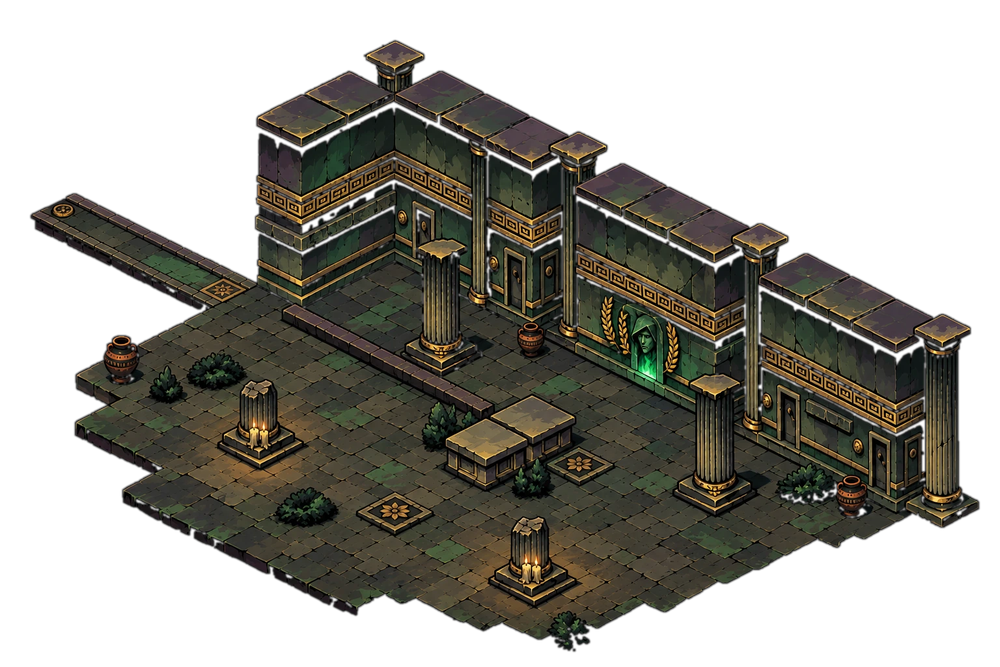
#> input picture assets/rooms/altar_01.png, 1000 x 667 px, shrunk from 1536 x 1024 before the run
$ python guide_lines.py ../../assets/rooms/altar_01.png
#> lines starting #> are read from the running program, lines starting #| are printed output that depends on the picture; after the words box and inside, x2 and y2 are one past the last pixel; in counts of white or black regions, pixels touching at a corner belong together
"""Line-art copy of a paint guide (black lines on white), for SOL to follow.

    python3 tools/rooms/guide_lines.py docs/paint_guides/NAME_guide.png

writes NAME_lines.png next to it.
"""
import sys

import numpy as np
from PIL import Image, ImageFilter, ImageOps

src = sys.argv[1]
a = np.asarray(Image.open(src).convert("L").filter(ImageFilter.GaussianBlur(0.8))).astype(float)
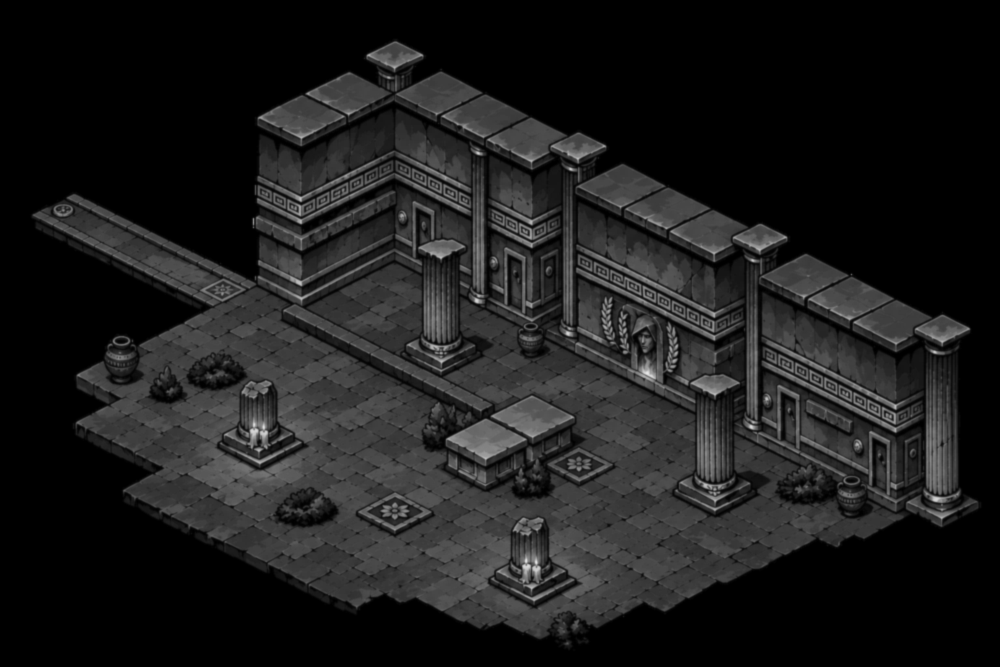
#> a: shape (667, 1000) float64; min 0, max 230, mean 28.7
gx = np.zeros_like(a)
gy = np.zeros_like(a)
gx[:, 1:-1] = a[:, 2:] - a[:, :-2]
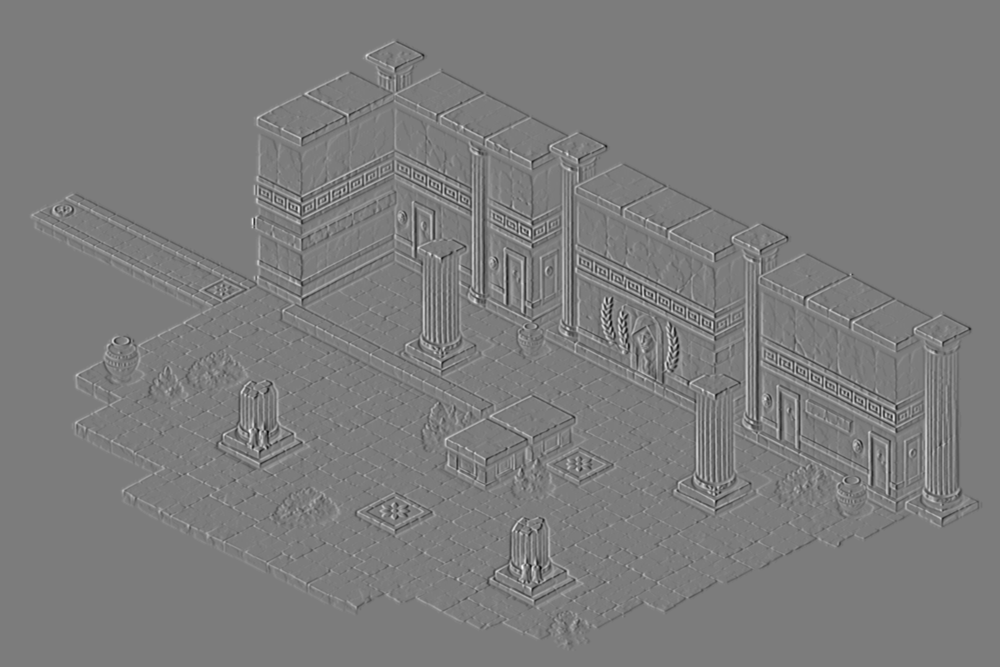
#> gx: shape (667, 1000) float64; min -144, max 150, mean 0; drawn with min black and max white
gy[1:-1, :] = a[2:, :] - a[:-2, :]
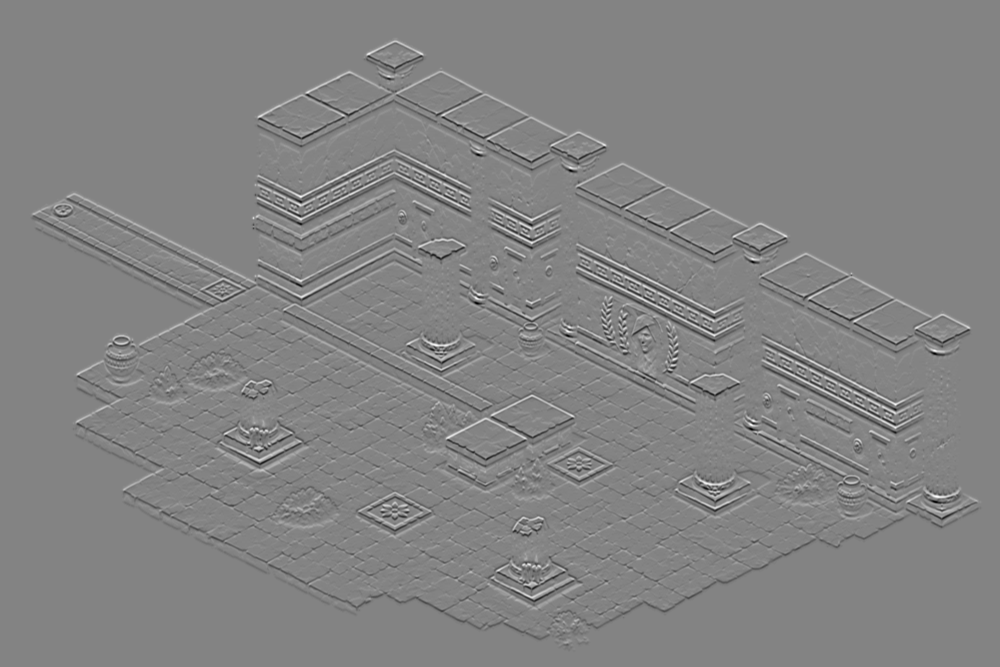
#> gy: shape (667, 1000) float64; min -156, max 147, mean 0; drawn with min black and max white
lines = Image.fromarray(((np.hypot(gx, gy) > 18) * 255).astype(np.uint8)).filter(ImageFilter.MaxFilter(3))
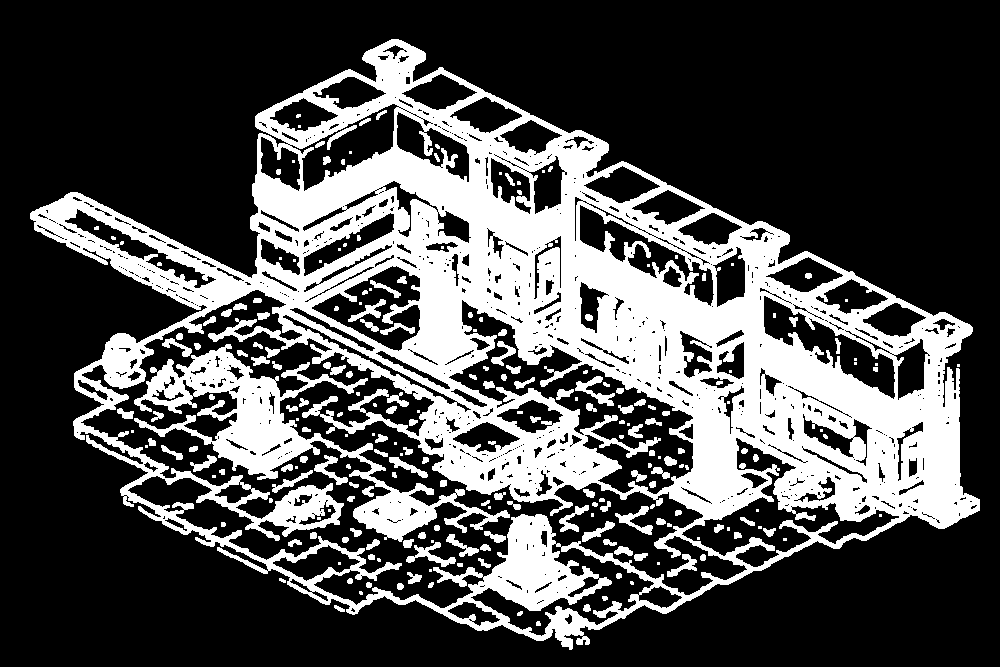
#> lines: PIL image 1000x667 L; 30.2% white; 231 white regions (76 under 20 px), largest, box (x1, y1, x2, y2) and area: (30, 39, 980, 650) 174355, (134, 344, 510, 542) 14704, (406, 542, 456, 567) 413
dst = src.replace("_guide.png", "_lines.png")
ImageOps.invert(lines).save(dst)
print("wrote", dst)

$ run again, on assets/rooms/arena_jade.png
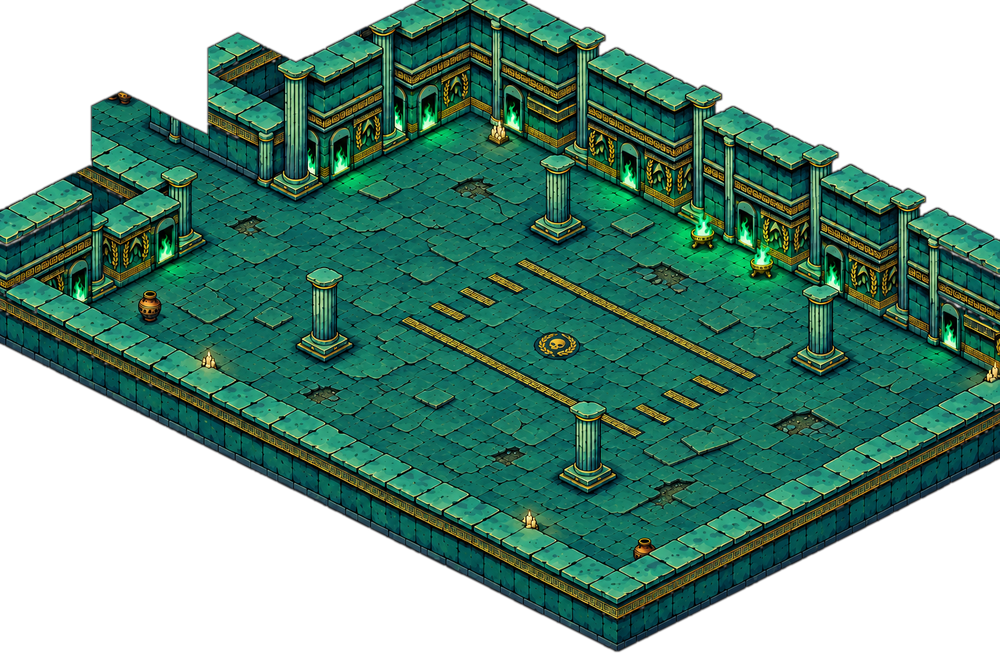
#> input picture assets/rooms/arena_jade.png, 1000 x 667 px, shrunk from 1536 x 1024 before the run
#> `gy[1:-1, :] = a[2:, :] - a[:-2, :]`:
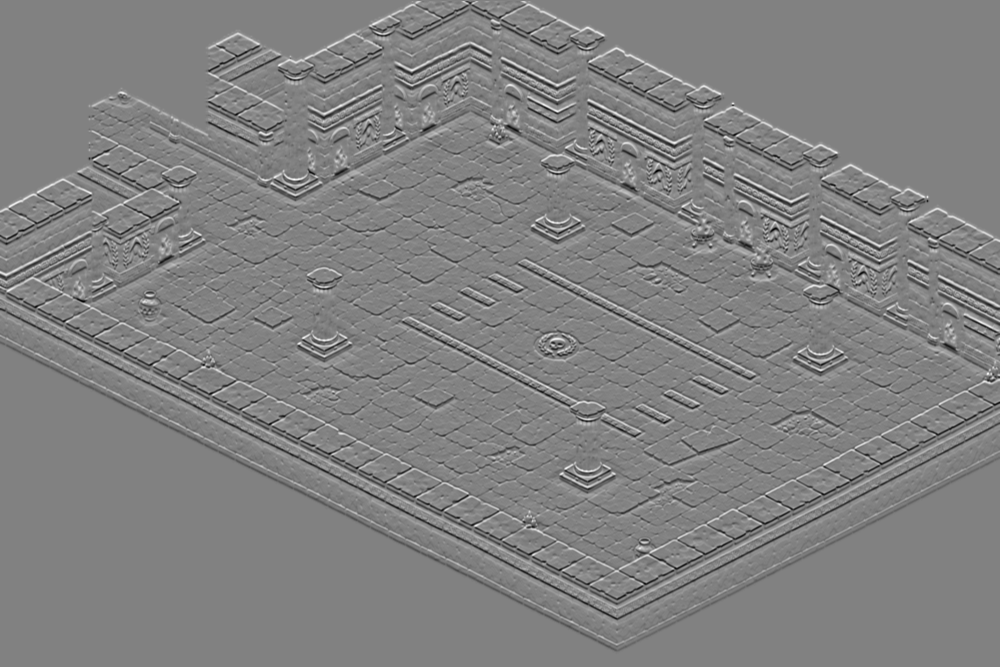
#> gy: shape (667, 1000) float64; min -129, max 125, mean 0; drawn with min black and max white
#> `lines = Image.fromarray(((np.hypot(gx, gy) > 18) * 255).astype(np.uint..`:
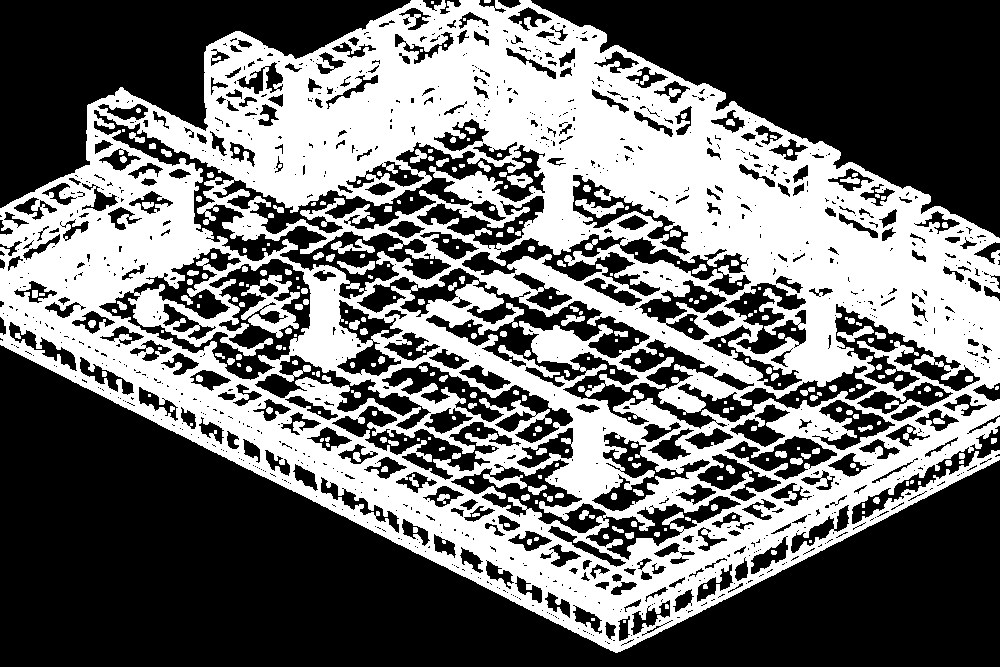
#> lines: PIL image 1000x667 L; 43.2% white; 301 white regions (118 under 20 px), largest, box (x1, y1, x2, y2) and area: (0, 0, 1000, 653) 276691, (241, 275, 300, 338) 1582, (575, 199, 624, 218) 375

$ run again, on assets/rooms/hub_01.png
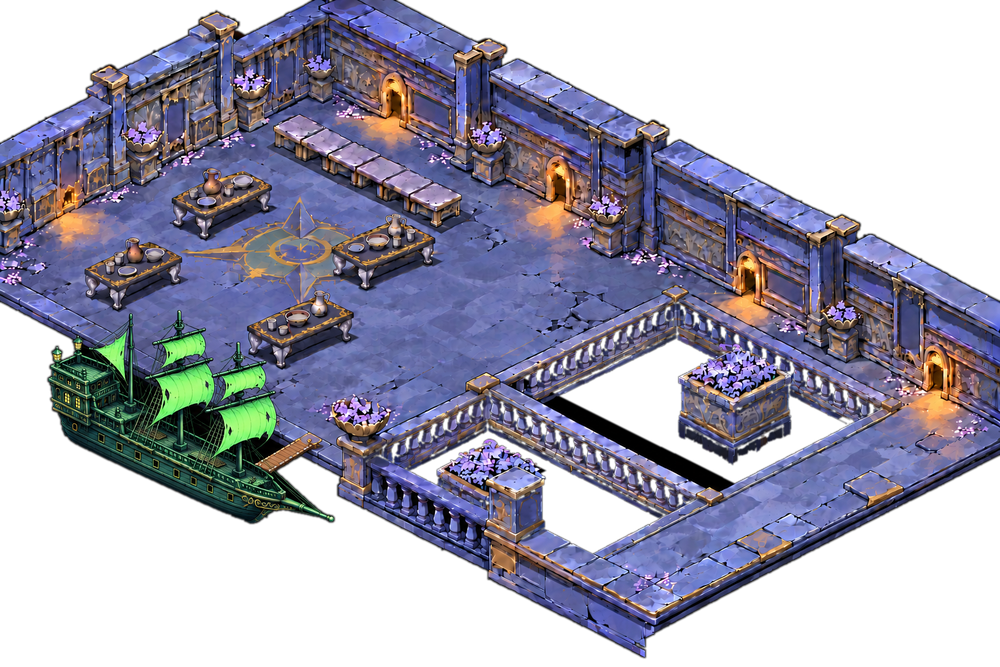
#> input picture assets/rooms/hub_01.png, 1000 x 667 px, shrunk from 1536 x 1024 before the run
#> `gy[1:-1, :] = a[2:, :] - a[:-2, :]`:
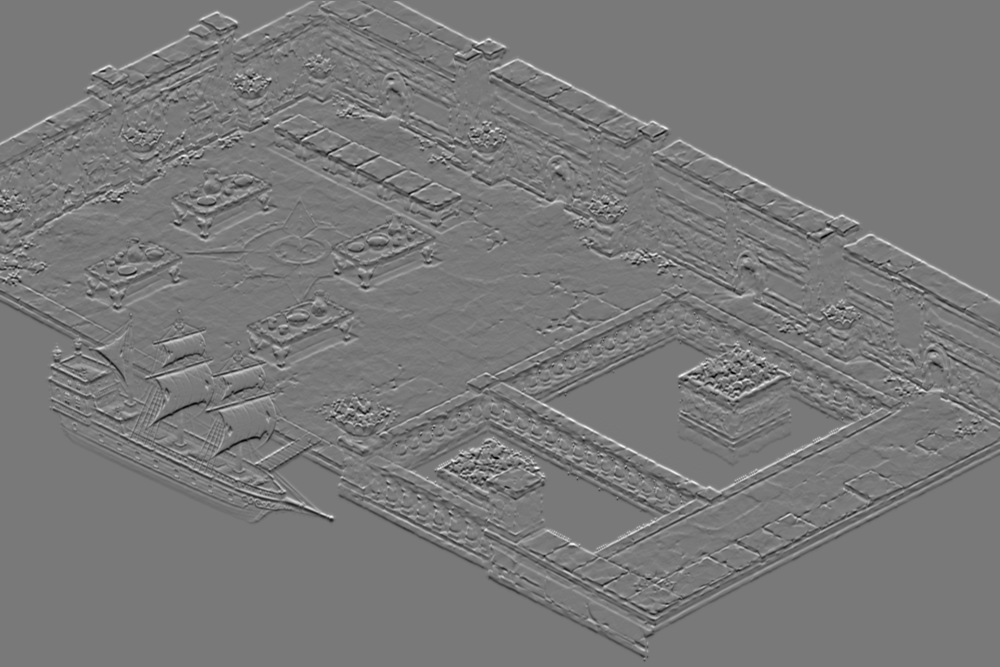
#> gy: shape (667, 1000) float64; min -158, max 173, mean 0; drawn with min black and max white
#> `lines = Image.fromarray(((np.hypot(gx, gy) > 18) * 255).astype(np.uint..`:
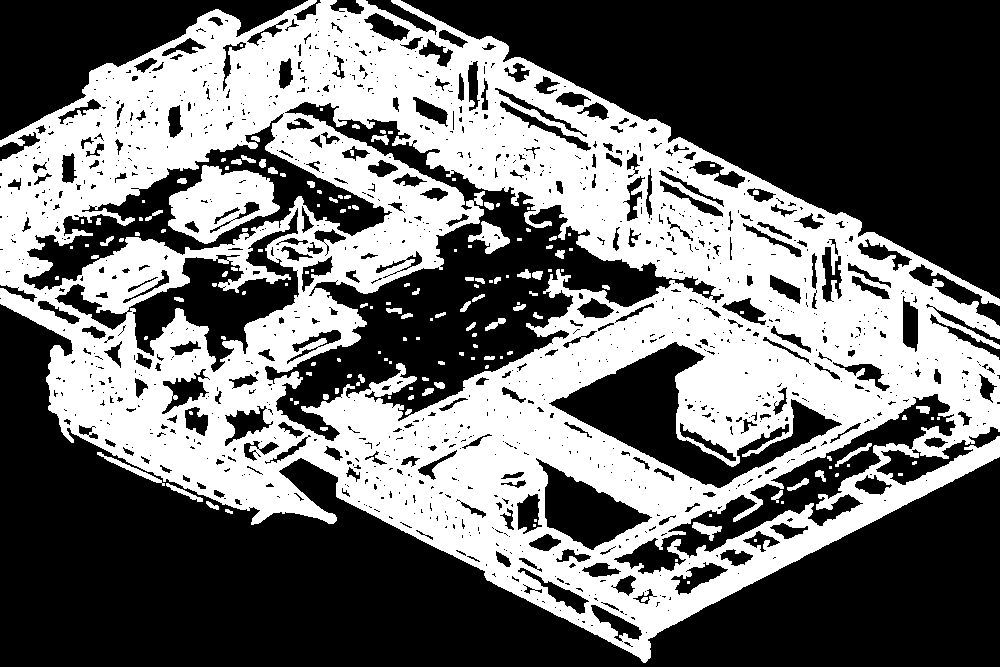
#> lines: PIL image 1000x667 L; 42.7% white; 157 white regions (83 under 20 px), largest, box (x1, y1, x2, y2) and area: (0, 0, 1000, 663) 273947, (168, 165, 280, 244) 5053, (468, 221, 510, 254) 618

$ run again, on assets/rooms/lethe_jade.png
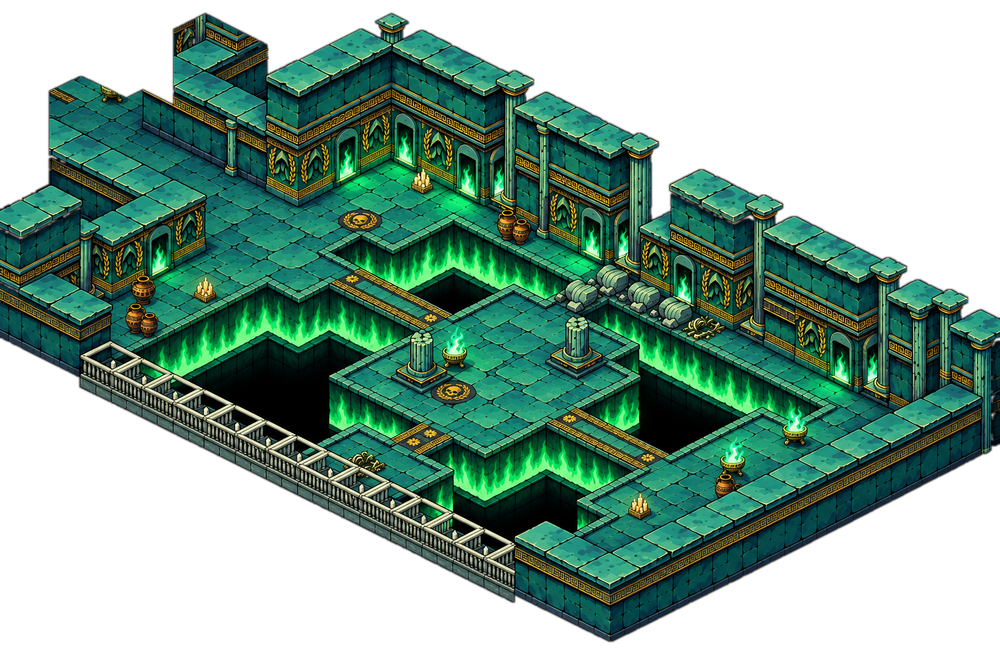
#> input picture assets/rooms/lethe_jade.png, 1000 x 667 px, shrunk from 1536 x 1024 before the run
#> `gy[1:-1, :] = a[2:, :] - a[:-2, :]`:
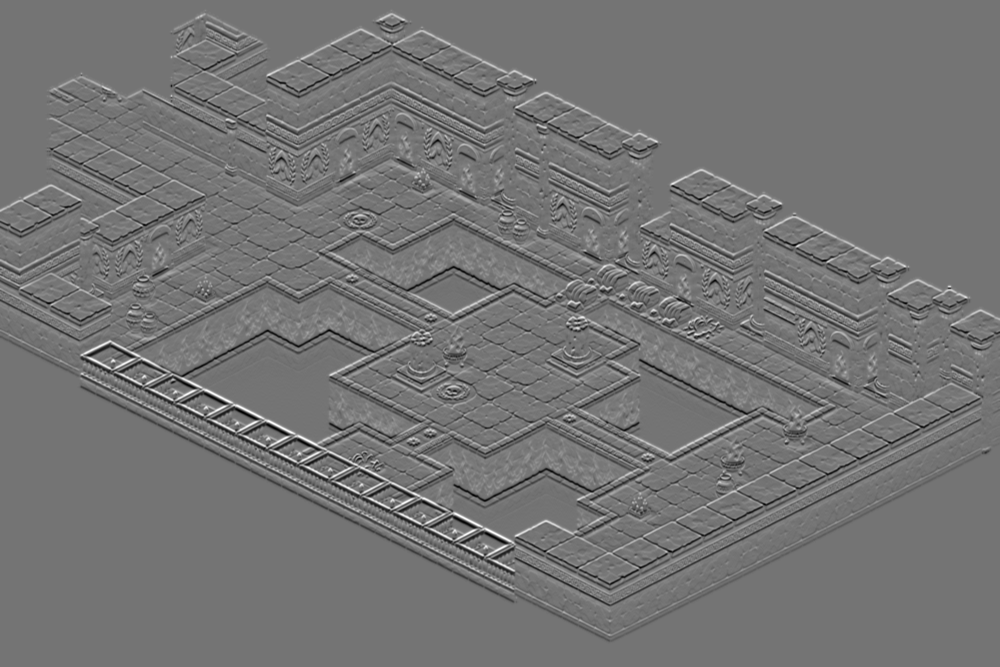
#> gy: shape (667, 1000) float64; min -138, max 164, mean 0; drawn with min black and max white
#> `lines = Image.fromarray(((np.hypot(gx, gy) > 18) * 255).astype(np.uint..`:
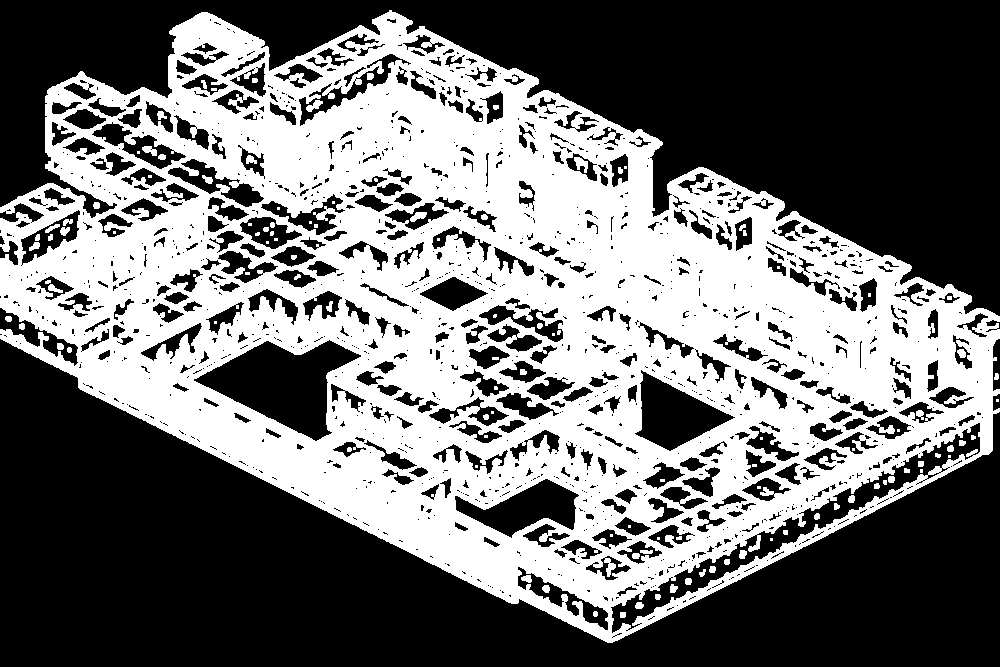
#> lines: PIL image 1000x667 L; 43.7% white; 112 white regions (41 under 20 px), largest, box (x1, y1, x2, y2) and area: (0, 10, 1000, 643) 287874, (574, 157, 588, 173) 128, (410, 212, 427, 222) 105
